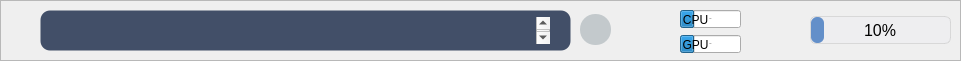
    <widget class="QFrame" name="frame_state">
     <property name="geometry">
      <rect>
       <x>20</x>
       <y>649</y>
       <width>961</width>
       <height>61</height>
      </rect>
     </property>
     <property name="font">
      <font>
       <family>Arial</family>
      </font>
     </property>
     <property name="styleSheet">
      <string notr="true">QFrame#frame_state {
    background-color: #232936;
    border: 0px solid #4268a8;
    border-radius: 18px;
}</string>
     </property>
     <property name="frameShape">
      <enum>QFrame::Shape::StyledPanel</enum>
     </property>
     <property name="frameShadow">
      <enum>QFrame::Shadow::Raised</enum>
     </property>
     <widget class="QPlainTextEdit" name="txt_status_message">
      <property name="geometry">
       <rect>
        <x>40</x>
        <y>10</y>
        <width>531</width>
        <height>41</height>
       </rect>
      </property>
      <property name="font">
       <font>
        <family>Arial</family>
        <pointsize>12</pointsize>
        <italic>false</italic>
        <bold>false</bold>
       </font>
      </property>
      <property name="styleSheet">
       <string notr="true">QPlainTextEdit,
QTextEdit
{
	font: 12pt &quot;Arial&quot;;
	background-color: rgba(66, 79, 104, 1);
	border: 1px solid transparent;
	border-radius: 10px;
	color: rgb(255, 255, 255);
	padding: 6px 20px;                   
	selection-background-color: #3478e8;
	selection-color: #ffffff;
}

QPlainTextEdit:hover,
QTextEdit:hover
{	
	border: 1px solid #3478e8;}

QPlainTextEdit:focus,
QTextEdit:focus
{
	border: 1px solid #3478e8;
}

QPlainTextEdit:disabled,
QTextEdit:disabled
{
	background-color: #f6f7f9;
	color: #9498a0;
	border: 1px solid transparent;
}

QPlainTextEdit QScrollBar:vertical,
QTextEdit QScrollBar:vertical
{
	background: transparent;
	width: 10px;
	margin: 4px 2px 4px 0px;
	border: none;
}

QPlainTextEdit QScrollBar::handle:vertical,
QTextEdit QScrollBar::handle:vertical
{
	background: rgb(90, 105, 135);
	min-height: 24px;
	border-radius: 4px;
}

QPlainTextEdit QScrollBar::handle:vertical:hover,
QTextEdit QScrollBar::handle:vertical:hover
{
	background: rgb(120, 138, 172);
}

QPlainTextEdit QScrollBar::handle:vertical:pressed,
QTextEdit QScrollBar::handle:vertical:pressed
{
	background: #3478e8;
}

QPlainTextEdit QScrollBar::add-line:vertical,
QPlainTextEdit QScrollBar::sub-line:vertical,
QTextEdit QScrollBar::add-line:vertical,
QTextEdit QScrollBar::sub-line:vertical
{
	height: 0px;
	background: transparent;

width:0px;
border:none;}

QPlainTextEdit QScrollBar::add-page:vertical,
QPlainTextEdit QScrollBar::sub-page:vertical,
QTextEdit QScrollBar::add-page:vertical,
QTextEdit QScrollBar::sub-page:vertical
{
	background: transparent;
}

QPlainTextEdit QScrollBar:horizontal,
QTextEdit QScrollBar:horizontal
{
	background: transparent;
	height: 10px;
	margin: 0px 4px 2px 4px;
	border: none;
}

QPlainTextEdit QScrollBar::handle:horizontal,
QTextEdit QScrollBar::handle:horizontal
{
	background: rgb(90, 105, 135);
	min-width: 24px;
	border-radius: 4px;
}

QPlainTextEdit QScrollBar::handle:horizontal:hover,
QTextEdit QScrollBar::handle:horizontal:hover
{
	background: rgb(120, 138, 172);
}

QPlainTextEdit QScrollBar::handle:horizontal:pressed,
QTextEdit QScrollBar::handle:horizontal:pressed
{
	background: #3478e8;
}

QPlainTextEdit QScrollBar::add-line:horizontal,
QPlainTextEdit QScrollBar::sub-line:horizontal,
QTextEdit QScrollBar::add-line:horizontal,
QTextEdit QScrollBar::sub-line:horizontal
{
	width: 0px;
	background: transparent;

height:0px;
border:none;}

QPlainTextEdit QScrollBar::add-page:horizontal,
QPlainTextEdit QScrollBar::sub-page:horizontal,
QTextEdit QScrollBar::add-page:horizontal,
QTextEdit QScrollBar::sub-page:horizontal
{
	background: transparent;
}</string>
      </property>
      <property name="placeholderText">
       <string/>
      </property>
     </widget>
     <widget class="QProgressBar" name="pbar_main">
      <property name="geometry">
       <rect>
        <x>810</x>
        <y>16</y>
        <width>141</width>
        <height>28</height>
       </rect>
      </property>
      <property name="font">
       <font>
        <family>Arial</family>
        <pointsize>12</pointsize>
       </font>
      </property>
      <property name="styleSheet">
       <string notr="true">QProgressBar {
    border: 1px solid rgba(200, 200, 200, 0.6);
    border-radius: 6px;       
    background-color: rgba(236, 238, 242, 0.45);
    min-height:14px;
    text-align:center;
}
QProgressBar::chunk {
    border-radius:6px;       
    background-color:#638fc9;
    min-width:6px;            
}
</string>
      </property>
      <property name="value">
       <number>10</number>
      </property>
     </widget>
     <widget class="QProgressBar" name="pbar_gpu">
      <property name="geometry">
       <rect>
        <x>680</x>
        <y>35</y>
        <width>61</width>
        <height>18</height>
       </rect>
      </property>
      <property name="font">
       <font>
        <family>Arial</family>
        <pointsize>-1</pointsize>
       </font>
      </property>
      <property name="styleSheet">
       <string notr="true">
QProgressBar{
    border: 1px solid rgba(200, 200, 200, 0.6);
    border-radius: 6px;
    background-color: rgba(236, 238, 242, 0.45);
    min-height:12px;
    text-align:right;
    font-size:11px;
    color:#222222;
}
QProgressBar::chunk {
    border-radius:6px;
    background-color:#d47828;
    min-width:6px;
}
&quot;&quot;&quot;
</string>
      </property>
      <property name="value">
       <number>24</number>
      </property>
     </widget>
     <widget class="QProgressBar" name="pbar_cpu">
      <property name="geometry">
       <rect>
        <x>680</x>
        <y>10</y>
        <width>61</width>
        <height>18</height>
       </rect>
      </property>
      <property name="font">
       <font>
        <family>Arial</family>
        <pointsize>-1</pointsize>
       </font>
      </property>
      <property name="styleSheet">
       <string notr="true">QProgressBar{
    border: 1px solid rgba(200, 200, 200, 0.6);
    border-radius: 6px;
    background-color: rgba(236, 238, 242, 0.45);
    min-height:12px;
    text-align:right;
    font-size:11px;
    color:#222222;
}
QProgressBar::chunk {
    border-radius:6px;
    background-color:#38b078;
    min-width:6px;
}
&quot;&quot;&quot;
</string>
      </property>
      <property name="value">
       <number>24</number>
      </property>
     </widget>
     <widget class="QLabel" name="label_31">
      <property name="geometry">
       <rect>
        <x>680</x>
        <y>10</y>
        <width>31</width>
        <height>21</height>
       </rect>
      </property>
      <property name="font">
       <font>
        <family>Arial</family>
       </font>
      </property>
      <property name="styleSheet">
       <string notr="true">background:transparent;</string>
      </property>
      <property name="text">
       <string>&lt;html&gt;&lt;head/&gt;&lt;body&gt;&lt;p align=&quot;center&quot;&gt;CPU&lt;/p&gt;&lt;/body&gt;&lt;/html&gt;</string>
      </property>
     </widget>
     <widget class="QLabel" name="label_32">
      <property name="geometry">
       <rect>
        <x>680</x>
        <y>35</y>
        <width>31</width>
        <height>21</height>
       </rect>
      </property>
      <property name="font">
       <font>
        <family>Arial</family>
       </font>
      </property>
      <property name="styleSheet">
       <string notr="true">background:transparent;</string>
      </property>
      <property name="text">
       <string>&lt;html&gt;&lt;head/&gt;&lt;body&gt;&lt;p align=&quot;center&quot;&gt;GPU&lt;/p&gt;&lt;/body&gt;&lt;/html&gt;</string>
      </property>
     </widget>
     <widget class="QLabel" name="lbl_status_error">
      <property name="geometry">
       <rect>
        <x>40</x>
        <y>20</y>
        <width>21</width>
        <height>21</height>
       </rect>
      </property>
      <property name="styleSheet">
       <string notr="true">background:transparent;</string>
      </property>
      <property name="text">
       <string/>
      </property>
      <property name="pixmap">
       <pixmap resource="../../py/Anaconda3/Scripts/res.qrc">:/icons/state_error.svg</pixmap>
      </property>
      <property name="scaledContents">
       <bool>true</bool>
      </property>
     </widget>
     <widget class="QLabel" name="lbl_status_normal">
      <property name="geometry">
       <rect>
        <x>40</x>
        <y>20</y>
        <width>21</width>
        <height>21</height>
       </rect>
      </property>
      <property name="styleSheet">
       <string notr="true">background:transparent;</string>
      </property>
      <property name="text">
       <string/>
      </property>
      <property name="pixmap">
       <pixmap resource="../../py/Anaconda3/Scripts/res.qrc">:/icons/state_normal.svg</pixmap>
      </property>
      <property name="scaledContents">
       <bool>true</bool>
      </property>
     </widget>
     <widget class="QLabel" name="label_2">
      <property name="geometry">
       <rect>
        <x>-10</x>
        <y>-1</y>
        <width>61</width>
        <height>61</height>
       </rect>
      </property>
      <property name="styleSheet">
       <string notr="true">background:transparent;
padding:2px 2px 2px 2px</string>
      </property>
      <property name="text">
       <string/>
      </property>
      <property name="pixmap">
       <pixmap resource="../../py/Anaconda3/Scripts/res.qrc">:/icons/state.svg</pixmap>
      </property>
      <property name="scaledContents">
       <bool>true</bool>
      </property>
      <property name="margin">
       <number>15</number>
      </property>
     </widget>
     <widget class="QLabel" name="label_15">
      <property name="geometry">
       <rect>
        <x>630</x>
        <y>0</y>
        <width>61</width>
        <height>61</height>
       </rect>
      </property>
      <property name="styleSheet">
       <string notr="true">background:transparent;
padding:2px 2px 2px 2px</string>
      </property>
      <property name="text">
       <string/>
      </property>
      <property name="pixmap">
       <pixmap resource="../../py/Anaconda3/Scripts/res.qrc">:/icons/usage.svg</pixmap>
      </property>
      <property name="scaledContents">
       <bool>true</bool>
      </property>
      <property name="margin">
       <number>12</number>
      </property>
     </widget>
     <widget class="QLabel" name="label_14">
      <property name="geometry">
       <rect>
        <x>760</x>
        <y>0</y>
        <width>61</width>
        <height>61</height>
       </rect>
      </property>
      <property name="styleSheet">
       <string notr="true">background:transparent;
padding:2px 2px 2px 2px</string>
      </property>
      <property name="text">
       <string/>
      </property>
      <property name="pixmap">
       <pixmap resource="../../py/Anaconda3/Scripts/res.qrc">:/icons/process.svg</pixmap>
      </property>
      <property name="scaledContents">
       <bool>true</bool>
      </property>
      <property name="margin">
       <number>14</number>
      </property>
     </widget>
     <widget class="QLabel" name="lbl_status_unknown">
      <property name="geometry">
       <rect>
        <x>40</x>
        <y>20</y>
        <width>21</width>
        <height>21</height>
       </rect>
      </property>
      <property name="styleSheet">
       <string notr="true">background:transparent;</string>
      </property>
      <property name="text">
       <string/>
      </property>
      <property name="pixmap">
       <pixmap resource="../../py/Anaconda3/Scripts/res.qrc">:/icons/state_unknown.svg</pixmap>
      </property>
      <property name="scaledContents">
       <bool>true</bool>
      </property>
     </widget>
     <widget class="QLabel" name="lbl_status_warning">
      <property name="geometry">
       <rect>
        <x>40</x>
        <y>20</y>
        <width>21</width>
        <height>21</height>
       </rect>
      </property>
      <property name="styleSheet">
       <string notr="true">background:transparent;</string>
      </property>
      <property name="text">
       <string/>
      </property>
      <property name="pixmap">
       <pixmap resource="../../py/Anaconda3/Scripts/res.qrc">:/icons/state_warning.svg</pixmap>
      </property>
      <property name="scaledContents">
       <bool>true</bool>
      </property>
     </widget>
     <widget class="QPushButton" name="btn_status_log">
      <property name="geometry">
       <rect>
        <x>580</x>
        <y>14</y>
        <width>31</width>
        <height>31</height>
       </rect>
      </property>
      <property name="styleSheet">
       <string notr="true">QPushButton {
    background-color: rgba(140, 155, 160, 0.45);
    border-radius: 15px;
    color: #ffffff;
    padding-left:0px;
    padding-top:0px;
    text-align: center;

}

QPushButton:hover {
    background-color: #6b8a8f;
}

QPushButton:pressed {
    background-color: #4d6b70;
    padding-top:8px;
	padding-left:2px;
	padding-bottom:2px;
}

QPushButton:disabled {
    background-color: rgba(66, 79, 104, 0.5);
    border-radius: 10px;
    color: #9aa8b8;
}

</string>
      </property>
      <property name="text">
       <string/>
      </property>
      <property name="icon">
       <iconset resource="../../py/Anaconda3/Scripts/res.qrc">
        <normaloff>:/icons/more.svg</normaloff>:/icons/more.svg</iconset>
      </property>
      <property name="iconSize">
       <size>
        <width>30</width>
        <height>30</height>
       </size>
      </property>
     </widget>
    </widget>
